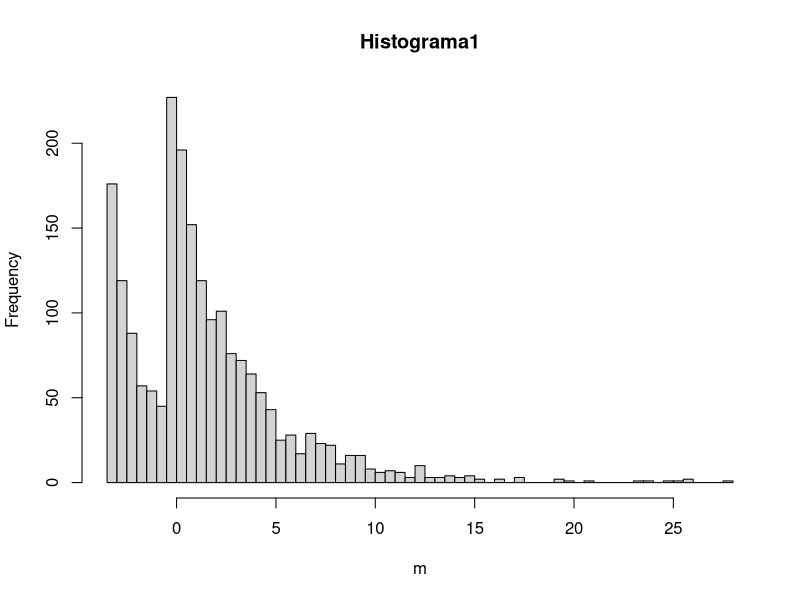
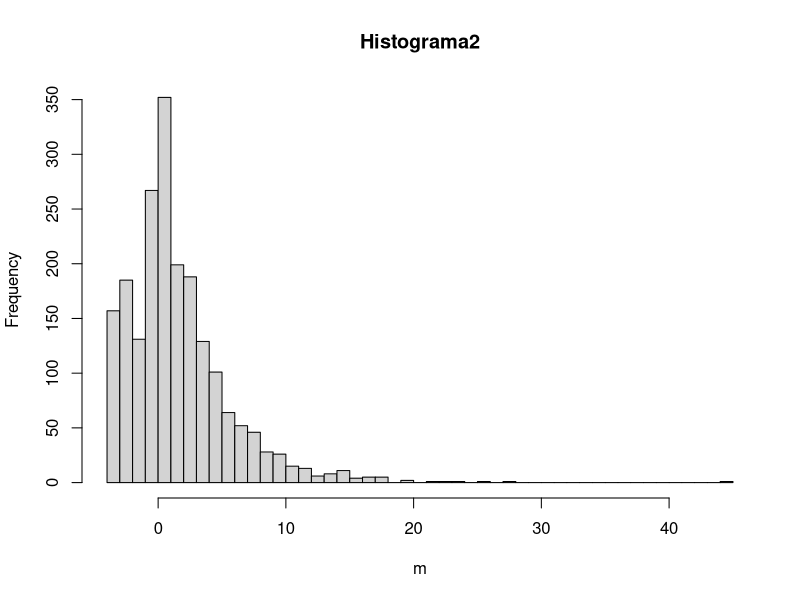
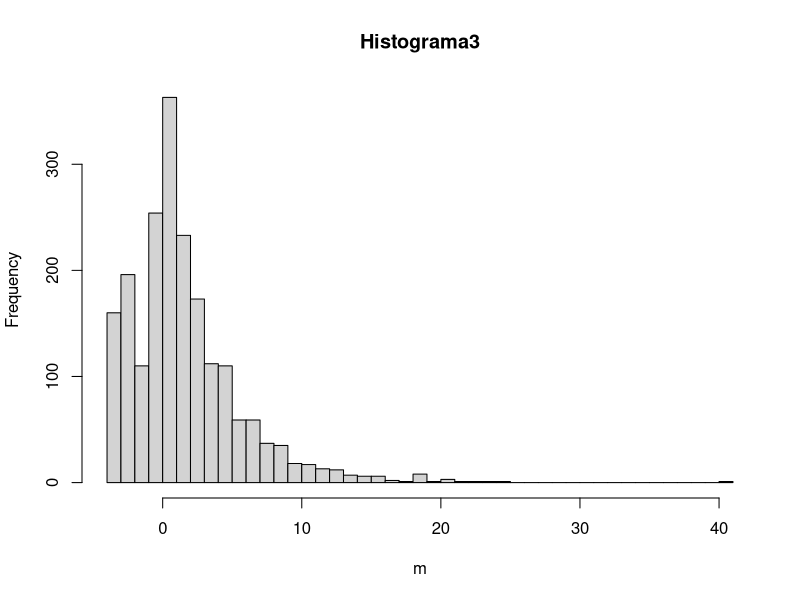
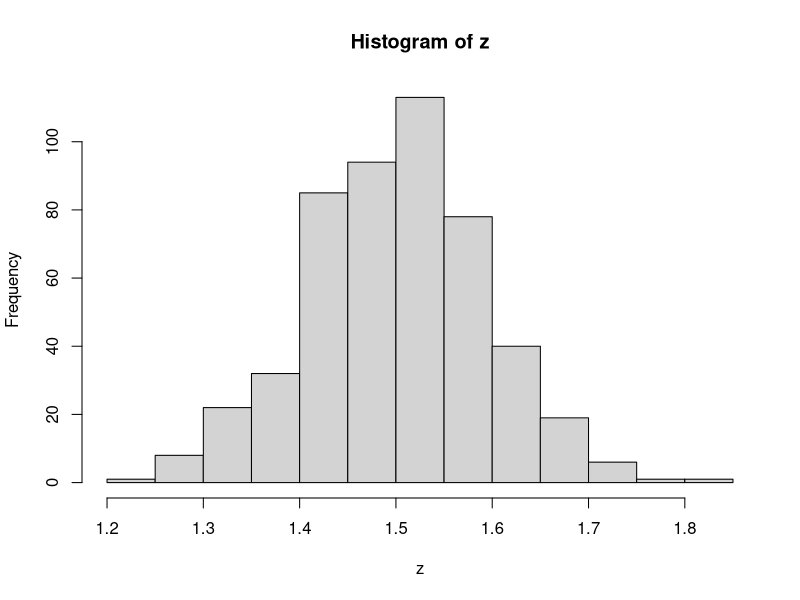

Here is the R script that generated these plots, in order:
## ---- chunk 1
# Omitir warnings
options(warn = -1)
#install.packages("semTools")
library(semTools)
## ---- chunk 2
z = rep(0, 500)
## ---- chunk 3
for (i in 1:500) {
  m = mvrnonnorm(1000, c(1, 2), matrix(c(10, 2, 2, 5), 2, 2),
                 skewness = c(5, 2), kurtosis = c(3, 3))
  # grava a média da amostra
  z[i] = mean(m)
  
  # Imprime as 3 primeiras
  if (i < 4){
    hist(m, breaks=50, main=paste0("Histograma", i))
  }
}
## ---- chunk 4
hist(z)
